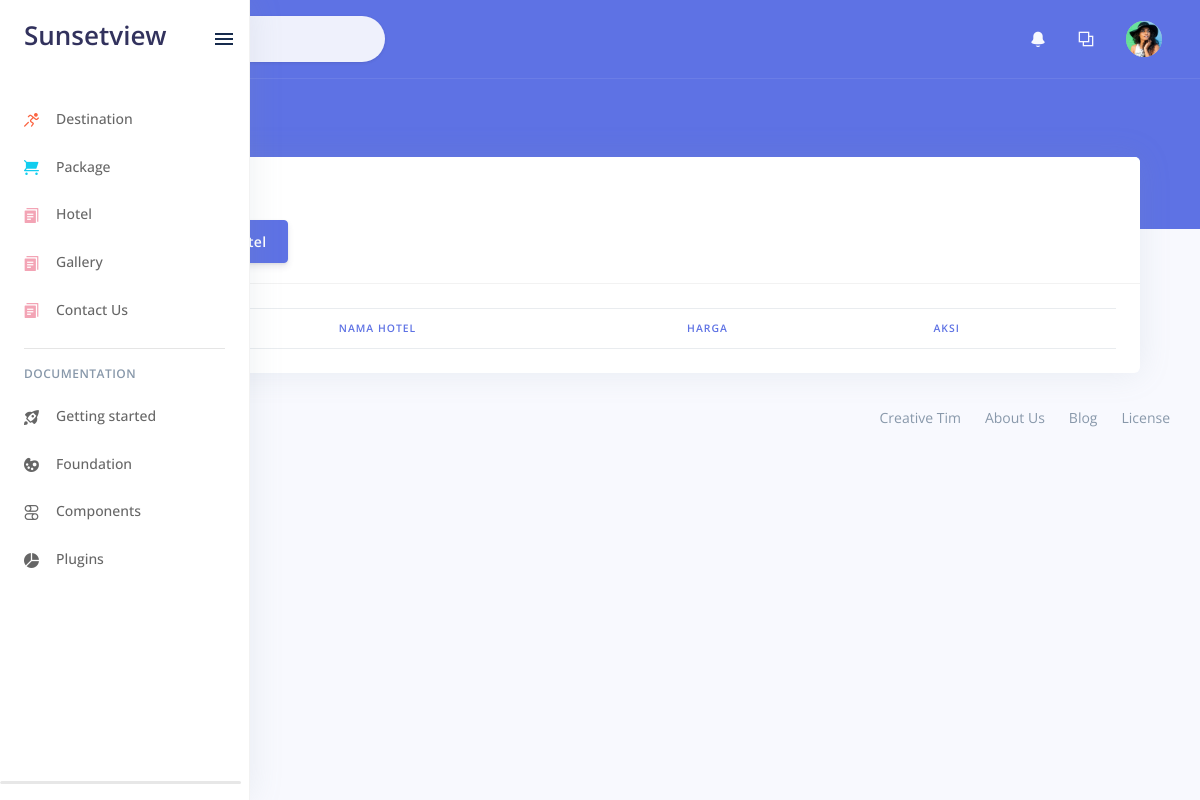
Before: /index.php/admin/hotel with the older database file.
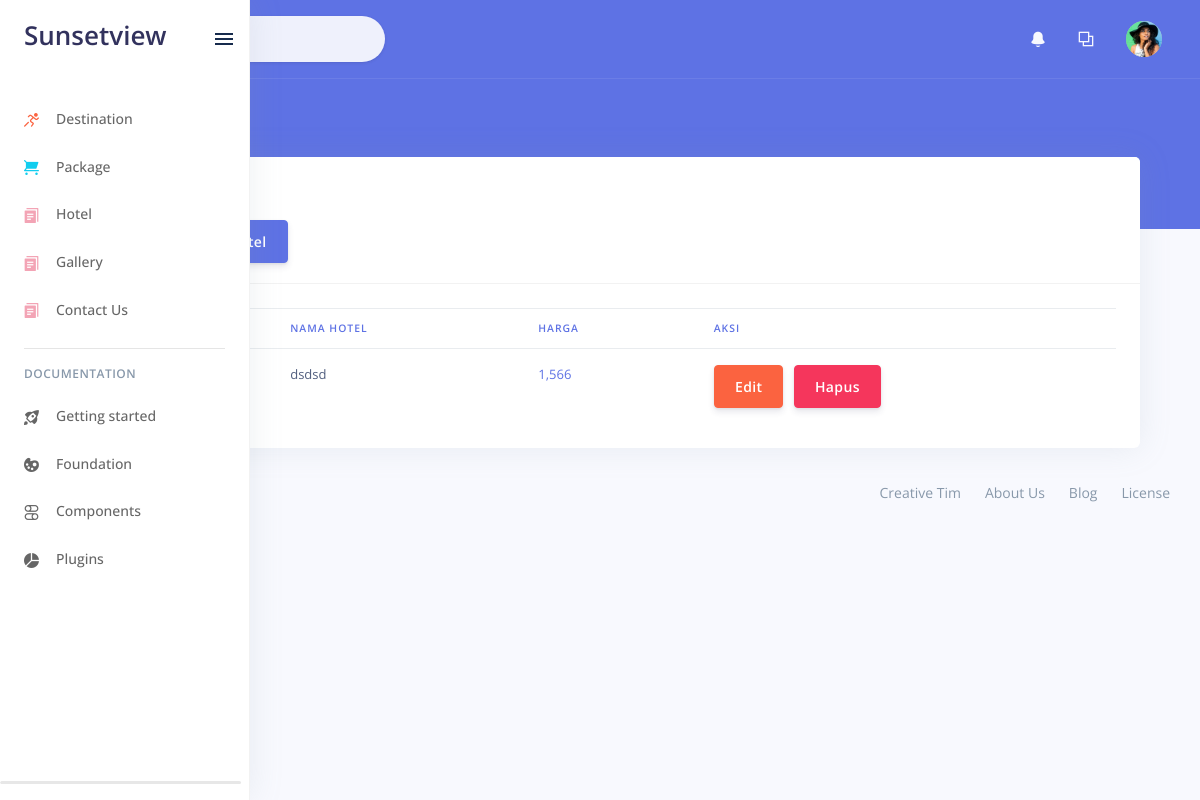
After: the same page with the newer database file.
### tables this page shows
CREATE TABLE `hotel` (
  `idhotel` int(11) NOT NULL,
  `nama_hotel` text,
  `rating` text,
  `deskripsi` text,
  `harga` int(11) DEFAULT NULL,
  `lokasi` text,
  `harga_eng` int(11) DEFAULT NULL,
  `deskripsi_eng` text
);

### application/controllers/admin/Hotel.php (called while the page is built, shortened)
<?php
class Hotel extends CI_Controller {
	public function index(){
		$this->load->model('M_model');
		$data['hotel']=$this->M_model->select('hotel');
		$this->load->view('admin/v_hotel', $data);
	}
}

### index.php (called while the page is built, shortened)
<?php
require_once BASEPATH.'core/CodeIgniter.php';

### application/models/M_model.php (called while the page is built, shortened)
<?php
class M_model extends CI_Model {
    public function select($table){
    return $this->db->get($table);
  }
}

### application/views/admin/v_hotel.php (the view, shortened to what this page needs)
<div class="header bg-primary pb-6">
 <div class="container-fluid">
   <div class="header-body">
     <div class="row align-items-center py-4">
       <div class="col-lg-6 col-7">
         <h6 class="h2 text-white d-inline-block mb-0">Hotel</h6>
         <nav aria-label="breadcrumb" class="d-none d-md-inline-block ml-md-4">
           <ol class="breadcrumb breadcrumb-links breadcrumb-dark">
             <li class="breadcrumb-item"><a href="#"><i class="fas fa-home"></i></a></li>
             <li class="breadcrumb-item"><a href="#">Hotel</a></li>
           </ol>
         </nav>
       </div>
     </div>
   </div>
 </div>
</div>
<div class="container-fluid mt--6">
  <div class="content">
    <div class="container-fluid">
      <div class="row">
        <div class="col-md-12">
          <div class="card">
            <div class="card-header card-header-primary">
              <h4 class="card-title ">Daftar Hotel</h4>
              <a class="btn btn-primary text-white" href="<?php echo base_url('admin/Hotel/insertHotel'); ?>">Tambah Hotel</a>
            </div>
            <div class="card-body">
              <div class="table-responsive">
                <table class="table">
                  <thead class=" text-primary">
                    <th>
                    </th>
                    <th>
                      Nama Hotel
                    </th>
                    <th>
                      Harga
                    </th>
                    <th>
                      Aksi
                    </th>
                  </thead>
                  <tbody>
                    <?php foreach ($hotel->result() as $h): ?>
                      <tr>
                        <td>
                        </td>
                        <td>
                          <?php echo $h->nama_hotel; ?>
                        </td>
                        <td class="text-primary">
                          <?php echo number_format($h->harga); ?>
                        </td>
                        <td>
                          <a class="btn btn-warning" href="<?php echo base_url('admin/Hotel/editHotel/'.$h->idhotel); ?>">Edit</a>
                          <a class="btn btn-danger" href="<?php echo base_url('admin/Hotel/prosesHapusHotel/'.$h->idhotel); ?>"">Hapus</a>
                        </td>
                      </tr>
                    <?php endforeach; ?>
                  </tbody>
                </table>
              </div>
            </div>
          </div>
        </div>
      </div>
    </div>
</body>
</html>

Changed rows visible on the page:
added hotel: nama_hotel "dsdsd", harga "1,566"
